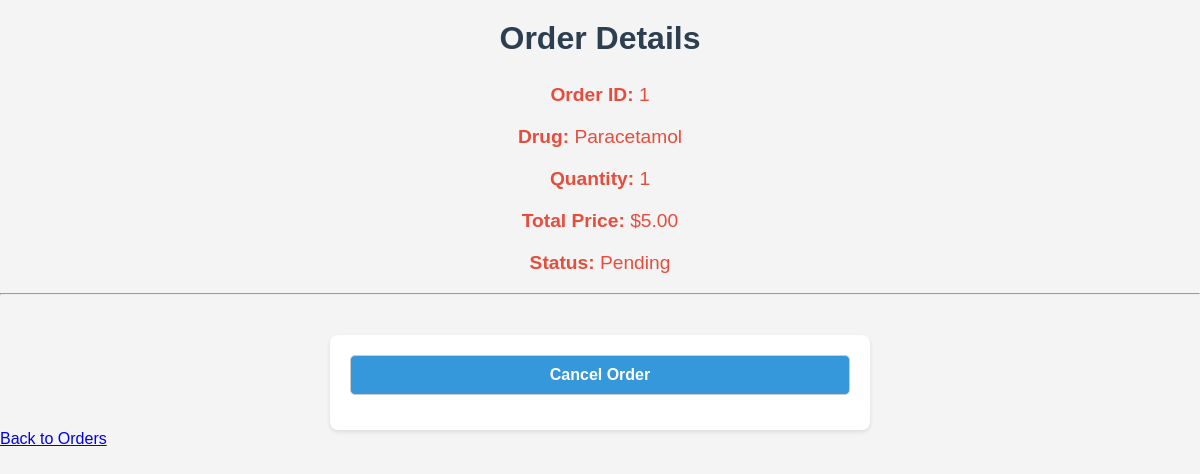
Page /orders/1/ (signed in) on the committed database.
### orders/models.py (models this page shows, shortened)
class Order(models.Model):
    user = models.ForeignKey(User, on_delete=models.CASCADE, related_name='orders')
    drug = models.ForeignKey(Drug, on_delete=models.CASCADE)
    quantity = models.PositiveIntegerField()
    total_price = models.DecimalField(max_digits=10, decimal_places=2)
    status = models.CharField(max_length=50, choices=[('Pending', 'Pending'), ('Shipped', 'Shipped'), ('Delivered', 'Delivered')], default='Pending')
    created_at = models.DateTimeField(auto_now_add=True)

### drugs/models.py (models this page shows, shortened)
class Drug(models.Model):
    name = models.CharField(max_length=200, unique=True)
    category = models.CharField(max_length=100)
    description = models.TextField(blank=True, null=True)
    manufacturer = models.CharField(max_length=200)
    expiry_date = models.DateField(null=True, blank=True)  # Allow NULL for expiry_date
    price = models.DecimalField(max_digits=10, decimal_places=2)
    stock_quantity = models.PositiveIntegerField(default=0)
    minimum_stock = models.PositiveIntegerField(default=10)
    created_at = models.DateTimeField(auto_now_add=True)
    updated_at = models.DateTimeField(auto_now=True)

### orders/views.py (the view)
# urls.py: path('<int:pk>/', views.order_detail, name='order_detail'),
@login_required
def order_detail(request, pk):
    order = get_object_or_404(Order, id=pk, user=request.user)
    return render(request, 'orders/order_detail.html', {'order': order})

### orders/templates/orders/order_detail.html (shortened to what this page needs)
{% load static %}
<!DOCTYPE html>
<html lang="en">
<head>
    <link rel="stylesheet" href="{% static 'css/orders.css' %}">
</head>
<body>
    <h2>Order Details</h2>
    <p><strong>Order ID:</strong> {{ order.id }}</p>
    <p><strong>Drug:</strong> {{ order.drug.name }}</p>
    <p><strong>Quantity:</strong> {{ order.quantity }}</p>
    <p><strong>Total Price:</strong> ${{ order.total_price }}</p>
    <p><strong>Status:</strong> {{ order.status }}</p>
    <hr>
    {% if order.status != 'CANCELED' %}
        <form method="POST" action="{% url 'orders:cancel_order' order.id %}">
            <button type="submit" class="btn-cancel">
                Cancel Order
            </button>
        </form>
    {% else %}
        <p class="text-danger">This order has already been cancelled.</p>
    {% endif %}
    <a href="{% url 'orders:order_list' %}" class="btn-back">Back to Orders</a>
</body>
</html>

### static/css/orders.css (style rules this page uses)
body { font-family: Arial, sans-serif; background-color: #f4f4f4; color: #333; margin: 0; padding: 0; }
h2 { color: #2c3e50; font-size: 2rem; text-align: center; margin-top: 20px; }
form { background-color: #fff; padding: 20px; margin-top: 40px; border-radius: 8px; box-shadow: 0 2px 4px rgba(0, 0, 0, 0.1); max-width: 500px; margin-left: auto; margin-right: auto; }
form input, form select, form button { width: 100%; padding: 10px; margin-bottom: 15px; border-radius: 5px; border: 1px solid #ccc; font-size: 1rem; }
form button { background-color: #3498db; color: #fff; font-weight: bold; cursor: pointer; transition: background-color 0.3s ease; }
p { text-align: center; font-size: 1.2rem; color: #e74c3c; margin-top: 20px; }

### rows in the picture
Order: id "1", drug.name "Paracetamol", quantity "1", total_price "5.00", status "Pending"
